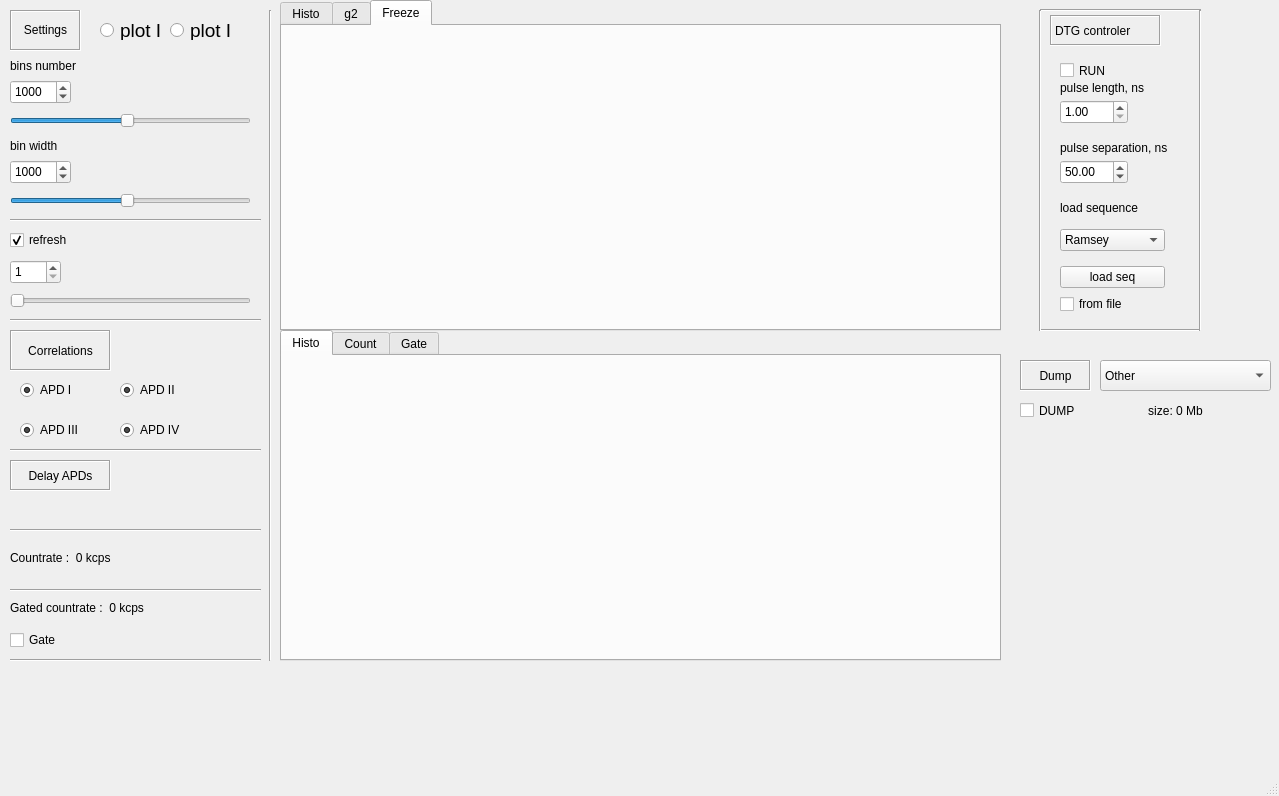
<?xml version="1.0" encoding="UTF-8"?>
<ui version="4.0">
 <class>MainWindow</class>
 <widget class="QMainWindow" name="MainWindow">
  <property name="geometry">
   <rect>
    <x>0</x>
    <y>0</y>
    <width>1279</width>
    <height>796</height>
   </rect>
  </property>
  <property name="windowTitle">
   <string>MainWindow</string>
  </property>
  <widget class="QWidget" name="centralwidget">
   <widget class="QTabWidget" name="tabWidget_up">
    <property name="geometry">
     <rect>
      <x>280</x>
      <y>0</y>
      <width>721</width>
      <height>331</height>
     </rect>
    </property>
    <property name="styleSheet">
     <string notr="true"/>
    </property>
    <property name="currentIndex">
     <number>2</number>
    </property>
    <widget class="MPL_WIDGET" name="tab_histo1">
     <property name="whatsThis">
      <string>histo_1</string>
     </property>
     <property name="accessibleName">
      <string>histo_1</string>
     </property>
     <attribute name="title">
      <string>Histo</string>
     </attribute>
     <widget class="PlotWidget" name="widget_histo2_2" native="true">
      <property name="geometry">
       <rect>
        <x>0</x>
        <y>0</y>
        <width>721</width>
        <height>301</height>
       </rect>
      </property>
     </widget>
    </widget>
    <widget class="QWidget" name="tab_correlation">
     <attribute name="title">
      <string>g2</string>
     </attribute>
     <widget class="PlotWidget" name="widget_correlation" native="true">
      <property name="geometry">
       <rect>
        <x>0</x>
        <y>0</y>
        <width>751</width>
        <height>301</height>
       </rect>
      </property>
     </widget>
    </widget>
    <widget class="QWidget" name="tab_freeze">
     <attribute name="title">
      <string>Freeze</string>
     </attribute>
     <widget class="PlotWidget" name="widget_freeze" native="true">
      <property name="geometry">
       <rect>
        <x>0</x>
        <y>0</y>
        <width>751</width>
        <height>301</height>
       </rect>
      </property>
     </widget>
    </widget>
   </widget>
   <widget class="QTabWidget" name="tabWidget_down">
    <property name="geometry">
     <rect>
      <x>280</x>
      <y>330</y>
      <width>721</width>
      <height>331</height>
     </rect>
    </property>
    <property name="currentIndex">
     <number>0</number>
    </property>
    <widget class="QWidget" name="tab_histo2">
     <attribute name="title">
      <string>Histo</string>
     </attribute>
     <widget class="PlotWidget" name="widget_histo2" native="true">
      <property name="geometry">
       <rect>
        <x>0</x>
        <y>0</y>
        <width>721</width>
        <height>301</height>
       </rect>
      </property>
     </widget>
    </widget>
    <widget class="QWidget" name="tab_countrate">
     <attribute name="title">
      <string>Count</string>
     </attribute>
     <widget class="PlotWidget" name="widget_countrate" native="true">
      <property name="geometry">
       <rect>
        <x>0</x>
        <y>0</y>
        <width>751</width>
        <height>301</height>
       </rect>
      </property>
     </widget>
    </widget>
    <widget class="QWidget" name="tab_gate">
     <attribute name="title">
      <string>Gate</string>
     </attribute>
     <widget class="PlotWidget" name="widget_gate" native="true">
      <property name="geometry">
       <rect>
        <x>0</x>
        <y>0</y>
        <width>751</width>
        <height>301</height>
       </rect>
      </property>
     </widget>
    </widget>
   </widget>
   <widget class="QLabel" name="label_settings">
    <property name="geometry">
     <rect>
      <x>10</x>
      <y>10</y>
      <width>71</width>
      <height>41</height>
     </rect>
    </property>
    <property name="frameShape">
     <enum>QFrame::Box</enum>
    </property>
    <property name="frameShadow">
     <enum>QFrame::Sunken</enum>
    </property>
    <property name="text">
     <string>Settings</string>
    </property>
    <property name="textFormat">
     <enum>Qt::RichText</enum>
    </property>
    <property name="alignment">
     <set>Qt::AlignCenter</set>
    </property>
   </widget>
   <widget class="QLabel" name="label_binsNumber">
    <property name="geometry">
     <rect>
      <x>10</x>
      <y>56</y>
      <width>111</width>
      <height>20</height>
     </rect>
    </property>
    <property name="text">
     <string>bins number</string>
    </property>
   </widget>
   <widget class="QLabel" name="label_binWidth">
    <property name="geometry">
     <rect>
      <x>10</x>
      <y>136</y>
      <width>101</width>
      <height>20</height>
     </rect>
    </property>
    <property name="text">
     <string>bin width</string>
    </property>
   </widget>
   <widget class="QSpinBox" name="spinBox_binsNumber">
    <property name="geometry">
     <rect>
      <x>10</x>
      <y>80</y>
      <width>61</width>
      <height>24</height>
     </rect>
    </property>
    <property name="minimum">
     <number>50</number>
    </property>
    <property name="maximum">
     <number>2000</number>
    </property>
    <property name="singleStep">
     <number>50</number>
    </property>
    <property name="value">
     <number>1000</number>
    </property>
   </widget>
   <widget class="QSpinBox" name="spinBox_binWidth">
    <property name="geometry">
     <rect>
      <x>10</x>
      <y>160</y>
      <width>61</width>
      <height>24</height>
     </rect>
    </property>
    <property name="minimum">
     <number>50</number>
    </property>
    <property name="maximum">
     <number>2000</number>
    </property>
    <property name="singleStep">
     <number>50</number>
    </property>
    <property name="value">
     <number>1000</number>
    </property>
   </widget>
   <widget class="QSlider" name="horizontalSlider_binsNumber_binWidth">
    <property name="geometry">
     <rect>
      <x>10</x>
      <y>110</y>
      <width>241</width>
      <height>22</height>
     </rect>
    </property>
    <property name="minimum">
     <number>50</number>
    </property>
    <property name="maximum">
     <number>2000</number>
    </property>
    <property name="singleStep">
     <number>50</number>
    </property>
    <property name="value">
     <number>1000</number>
    </property>
    <property name="orientation">
     <enum>Qt::Horizontal</enum>
    </property>
   </widget>
   <widget class="QSlider" name="horizontalSlider_binWidth">
    <property name="geometry">
     <rect>
      <x>10</x>
      <y>190</y>
      <width>241</width>
      <height>22</height>
     </rect>
    </property>
    <property name="minimum">
     <number>50</number>
    </property>
    <property name="maximum">
     <number>2000</number>
    </property>
    <property name="singleStep">
     <number>50</number>
    </property>
    <property name="value">
     <number>1000</number>
    </property>
    <property name="orientation">
     <enum>Qt::Horizontal</enum>
    </property>
   </widget>
   <widget class="QRadioButton" name="radioButton_plotI">
    <property name="geometry">
     <rect>
      <x>100</x>
      <y>20</y>
      <width>61</width>
      <height>20</height>
     </rect>
    </property>
    <property name="font">
     <font>
      <pointsize>14</pointsize>
     </font>
    </property>
    <property name="text">
     <string>plot I</string>
    </property>
   </widget>
   <widget class="QRadioButton" name="radioButton_plotII">
    <property name="geometry">
     <rect>
      <x>170</x>
      <y>20</y>
      <width>61</width>
      <height>20</height>
     </rect>
    </property>
    <property name="font">
     <font>
      <family>Arial</family>
      <pointsize>14</pointsize>
     </font>
    </property>
    <property name="text">
     <string>plot II</string>
    </property>
   </widget>
   <widget class="Line" name="line">
    <property name="geometry">
     <rect>
      <x>260</x>
      <y>10</y>
      <width>20</width>
      <height>651</height>
     </rect>
    </property>
    <property name="orientation">
     <enum>Qt::Vertical</enum>
    </property>
   </widget>
   <widget class="QSpinBox" name="spinBox_refresh">
    <property name="geometry">
     <rect>
      <x>10</x>
      <y>260</y>
      <width>51</width>
      <height>24</height>
     </rect>
    </property>
    <property name="minimum">
     <number>1</number>
    </property>
    <property name="maximum">
     <number>50</number>
    </property>
    <property name="singleStep">
     <number>1</number>
    </property>
    <property name="value">
     <number>1</number>
    </property>
    <property name="displayIntegerBase">
     <number>10</number>
    </property>
   </widget>
   <widget class="QSlider" name="horizontalSlider_refresh">
    <property name="geometry">
     <rect>
      <x>10</x>
      <y>290</y>
      <width>241</width>
      <height>22</height>
     </rect>
    </property>
    <property name="minimum">
     <number>1</number>
    </property>
    <property name="maximum">
     <number>50</number>
    </property>
    <property name="singleStep">
     <number>1</number>
    </property>
    <property name="value">
     <number>1</number>
    </property>
    <property name="orientation">
     <enum>Qt::Horizontal</enum>
    </property>
   </widget>
   <widget class="QCheckBox" name="checkBox">
    <property name="geometry">
     <rect>
      <x>10</x>
      <y>230</y>
      <width>87</width>
      <height>20</height>
     </rect>
    </property>
    <property name="text">
     <string>refresh</string>
    </property>
    <property name="checked">
     <bool>true</bool>
    </property>
   </widget>
   <widget class="Line" name="line_2">
    <property name="geometry">
     <rect>
      <x>10</x>
      <y>210</y>
      <width>251</width>
      <height>20</height>
     </rect>
    </property>
    <property name="orientation">
     <enum>Qt::Horizontal</enum>
    </property>
   </widget>
   <widget class="Line" name="line_3">
    <property name="geometry">
     <rect>
      <x>10</x>
      <y>310</y>
      <width>251</width>
      <height>20</height>
     </rect>
    </property>
    <property name="orientation">
     <enum>Qt::Horizontal</enum>
    </property>
   </widget>
   <widget class="QLabel" name="label_correlation">
    <property name="geometry">
     <rect>
      <x>10</x>
      <y>330</y>
      <width>101</width>
      <height>41</height>
     </rect>
    </property>
    <property name="frameShape">
     <enum>QFrame::Box</enum>
    </property>
    <property name="frameShadow">
     <enum>QFrame::Sunken</enum>
    </property>
    <property name="text">
     <string>Correlations</string>
    </property>
    <property name="alignment">
     <set>Qt::AlignCenter</set>
    </property>
   </widget>
   <widget class="QRadioButton" name="radioButton_apdI">
    <property name="geometry">
     <rect>
      <x>20</x>
      <y>380</y>
      <width>61</width>
      <height>20</height>
     </rect>
    </property>
    <property name="text">
     <string>APD I</string>
    </property>
    <property name="checked">
     <bool>true</bool>
    </property>
    <property name="autoExclusive">
     <bool>false</bool>
    </property>
   </widget>
   <widget class="QRadioButton" name="radioButton_apdII">
    <property name="geometry">
     <rect>
      <x>120</x>
      <y>380</y>
      <width>61</width>
      <height>20</height>
     </rect>
    </property>
    <property name="text">
     <string>APD II</string>
    </property>
    <property name="checked">
     <bool>true</bool>
    </property>
    <property name="autoRepeat">
     <bool>false</bool>
    </property>
    <property name="autoExclusive">
     <bool>false</bool>
    </property>
   </widget>
   <widget class="QRadioButton" name="radioButton_apdIII">
    <property name="geometry">
     <rect>
      <x>120</x>
      <y>420</y>
      <width>71</width>
      <height>20</height>
     </rect>
    </property>
    <property name="text">
     <string>APD IV</string>
    </property>
    <property name="checked">
     <bool>true</bool>
    </property>
    <property name="autoExclusive">
     <bool>false</bool>
    </property>
   </widget>
   <widget class="QRadioButton" name="radioButton_apdIV">
    <property name="geometry">
     <rect>
      <x>20</x>
      <y>420</y>
      <width>71</width>
      <height>20</height>
     </rect>
    </property>
    <property name="text">
     <string>APD III</string>
    </property>
    <property name="checked">
     <bool>true</bool>
    </property>
    <property name="autoExclusive">
     <bool>false</bool>
    </property>
   </widget>
   <widget class="Line" name="line_4">
    <property name="geometry">
     <rect>
      <x>10</x>
      <y>440</y>
      <width>251</width>
      <height>20</height>
     </rect>
    </property>
    <property name="orientation">
     <enum>Qt::Horizontal</enum>
    </property>
   </widget>
   <widget class="QLabel" name="label_correlation_dump">
    <property name="geometry">
     <rect>
      <x>1020</x>
      <y>360</y>
      <width>71</width>
      <height>31</height>
     </rect>
    </property>
    <property name="frameShape">
     <enum>QFrame::Box</enum>
    </property>
    <property name="frameShadow">
     <enum>QFrame::Sunken</enum>
    </property>
    <property name="text">
     <string>Dump</string>
    </property>
    <property name="alignment">
     <set>Qt::AlignCenter</set>
    </property>
   </widget>
   <widget class="QComboBox" name="comboBox_dump">
    <property name="geometry">
     <rect>
      <x>1100</x>
      <y>360</y>
      <width>171</width>
      <height>31</height>
     </rect>
    </property>
    <item>
     <property name="text">
      <string>Other</string>
     </property>
    </item>
    <item>
     <property name="text">
      <string>Rabi</string>
     </property>
    </item>
    <item>
     <property name="text">
      <string>Ramsey</string>
     </property>
    </item>
    <item>
     <property name="text">
      <string>Imaging</string>
     </property>
    </item>
    <item>
     <property name="text">
      <string>T2 map</string>
     </property>
    </item>
    <item>
     <property name="text">
      <string>Rabi splitting</string>
     </property>
    </item>
    <item>
     <property name="text">
      <string>New project</string>
     </property>
    </item>
   </widget>
   <widget class="QCheckBox" name="checkBox_dump">
    <property name="geometry">
     <rect>
      <x>1020</x>
      <y>390</y>
      <width>81</width>
      <height>41</height>
     </rect>
    </property>
    <property name="text">
     <string>DUMP</string>
    </property>
   </widget>
   <widget class="QLabel" name="label_size">
    <property name="geometry">
     <rect>
      <x>1100</x>
      <y>390</y>
      <width>151</width>
      <height>41</height>
     </rect>
    </property>
    <property name="text">
     <string>size: 0 Mb</string>
    </property>
    <property name="alignment">
     <set>Qt::AlignCenter</set>
    </property>
   </widget>
   <widget class="Line" name="line_5">
    <property name="geometry">
     <rect>
      <x>10</x>
      <y>520</y>
      <width>251</width>
      <height>20</height>
     </rect>
    </property>
    <property name="orientation">
     <enum>Qt::Horizontal</enum>
    </property>
   </widget>
   <widget class="QLabel" name="label_countrate">
    <property name="geometry">
     <rect>
      <x>10</x>
      <y>550</y>
      <width>221</width>
      <height>16</height>
     </rect>
    </property>
    <property name="text">
     <string>Countrate :  0 kcps</string>
    </property>
   </widget>
   <widget class="Line" name="line_6">
    <property name="geometry">
     <rect>
      <x>10</x>
      <y>580</y>
      <width>251</width>
      <height>20</height>
     </rect>
    </property>
    <property name="font">
     <font>
      <family>Arial</family>
     </font>
    </property>
    <property name="orientation">
     <enum>Qt::Horizontal</enum>
    </property>
   </widget>
   <widget class="QCheckBox" name="checkBox_gated">
    <property name="geometry">
     <rect>
      <x>10</x>
      <y>630</y>
      <width>87</width>
      <height>20</height>
     </rect>
    </property>
    <property name="text">
     <string>Gate</string>
    </property>
   </widget>
   <widget class="QLabel" name="label_countrate_gated">
    <property name="geometry">
     <rect>
      <x>10</x>
      <y>600</y>
      <width>221</width>
      <height>16</height>
     </rect>
    </property>
    <property name="text">
     <string>Gated countrate :  0 kcps</string>
    </property>
   </widget>
   <widget class="Line" name="line_7">
    <property name="geometry">
     <rect>
      <x>10</x>
      <y>650</y>
      <width>251</width>
      <height>20</height>
     </rect>
    </property>
    <property name="orientation">
     <enum>Qt::Horizontal</enum>
    </property>
   </widget>
   <widget class="QWidget" name="layoutWidget">
    <property name="geometry">
     <rect>
      <x>1060</x>
      <y>220</y>
      <width>105</width>
      <height>104</height>
     </rect>
    </property>
    <layout class="QVBoxLayout" name="verticalLayout">
     <item>
      <widget class="QComboBox" name="comboBox_load">
       <item>
        <property name="text">
         <string>Ramsey</string>
        </property>
       </item>
      </widget>
     </item>
     <item>
      <layout class="QVBoxLayout" name="verticalLayout_2">
       <item>
        <widget class="QPushButton" name="pushButton_load">
         <property name="text">
          <string>load seq</string>
         </property>
        </widget>
       </item>
       <item>
        <widget class="QCheckBox" name="checkBox_from_file">
         <property name="text">
          <string>from file</string>
         </property>
        </widget>
       </item>
      </layout>
     </item>
    </layout>
   </widget>
   <widget class="QDoubleSpinBox" name="doubleSpinBox_pulsesep">
    <property name="geometry">
     <rect>
      <x>1060</x>
      <y>160</y>
      <width>68</width>
      <height>24</height>
     </rect>
    </property>
    <property name="minimum">
     <double>5.000000000000000</double>
    </property>
    <property name="maximum">
     <double>200.000000000000000</double>
    </property>
    <property name="value">
     <double>50.000000000000000</double>
    </property>
   </widget>
   <widget class="QCheckBox" name="checkBox_run">
    <property name="geometry">
     <rect>
      <x>1060</x>
      <y>60</y>
      <width>81</width>
      <height>21</height>
     </rect>
    </property>
    <property name="text">
     <string>RUN</string>
    </property>
   </widget>
   <widget class="QDoubleSpinBox" name="doubleSpinBox_pulselen">
    <property name="geometry">
     <rect>
      <x>1060</x>
      <y>100</y>
      <width>68</width>
      <height>24</height>
     </rect>
    </property>
    <property name="minimum">
     <double>1.000000000000000</double>
    </property>
    <property name="maximum">
     <double>150.000000000000000</double>
    </property>
   </widget>
   <widget class="QLabel" name="label_load">
    <property name="geometry">
     <rect>
      <x>1060</x>
      <y>200</y>
      <width>101</width>
      <height>16</height>
     </rect>
    </property>
    <property name="text">
     <string>load sequence</string>
    </property>
   </widget>
   <widget class="QLabel" name="label_pulselen">
    <property name="geometry">
     <rect>
      <x>1060</x>
      <y>80</y>
      <width>101</width>
      <height>16</height>
     </rect>
    </property>
    <property name="text">
     <string>pulse length, ns</string>
    </property>
   </widget>
   <widget class="QLabel" name="label_pulsesep">
    <property name="geometry">
     <rect>
      <x>1060</x>
      <y>140</y>
      <width>131</width>
      <height>16</height>
     </rect>
    </property>
    <property name="text">
     <string>pulse separation, ns</string>
    </property>
   </widget>
   <widget class="QLabel" name="label_dtg">
    <property name="geometry">
     <rect>
      <x>1050</x>
      <y>15</y>
      <width>111</width>
      <height>31</height>
     </rect>
    </property>
    <property name="frameShape">
     <enum>QFrame::Box</enum>
    </property>
    <property name="frameShadow">
     <enum>QFrame::Sunken</enum>
    </property>
    <property name="text">
     <string>DTG controler</string>
    </property>
   </widget>
   <widget class="Line" name="line_8">
    <property name="geometry">
     <rect>
      <x>1040</x>
      <y>320</y>
      <width>161</width>
      <height>20</height>
     </rect>
    </property>
    <property name="orientation">
     <enum>Qt::Horizontal</enum>
    </property>
   </widget>
   <widget class="Line" name="line_9">
    <property name="geometry">
     <rect>
      <x>1040</x>
      <y>0</y>
      <width>161</width>
      <height>20</height>
     </rect>
    </property>
    <property name="orientation">
     <enum>Qt::Horizontal</enum>
    </property>
   </widget>
   <widget class="Line" name="line_10">
    <property name="geometry">
     <rect>
      <x>1030</x>
      <y>10</y>
      <width>20</width>
      <height>321</height>
     </rect>
    </property>
    <property name="orientation">
     <enum>Qt::Vertical</enum>
    </property>
   </widget>
   <widget class="Line" name="line_11">
    <property name="geometry">
     <rect>
      <x>1190</x>
      <y>10</y>
      <width>20</width>
      <height>321</height>
     </rect>
    </property>
    <property name="orientation">
     <enum>Qt::Vertical</enum>
    </property>
   </widget>
   <widget class="QLabel" name="label_correlation_2">
    <property name="geometry">
     <rect>
      <x>10</x>
      <y>460</y>
      <width>101</width>
      <height>31</height>
     </rect>
    </property>
    <property name="frameShape">
     <enum>QFrame::Box</enum>
    </property>
    <property name="frameShadow">
     <enum>QFrame::Sunken</enum>
    </property>
    <property name="text">
     <string>Delay APDs</string>
    </property>
    <property name="alignment">
     <set>Qt::AlignCenter</set>
    </property>
   </widget>
  </widget>
  <widget class="QMenuBar" name="menubar">
   <property name="geometry">
    <rect>
     <x>0</x>
     <y>0</y>
     <width>1279</width>
     <height>22</height>
    </rect>
   </property>
  </widget>
  <widget class="QStatusBar" name="statusbar"/>
 </widget>
 <customwidgets>
  <customwidget>
   <class>MPL_WIDGET</class>
   <extends>QWidget</extends>
   <header>mplwidget</header>
   <container>1</container>
  </customwidget>
  <customwidget>
   <class>PlotWidget</class>
   <extends>QWidget</extends>
   <header>pyqtgraph</header>
   <container>1</container>
  </customwidget>
 </customwidgets>
 <resources/>
 <connections/>
</ui>
